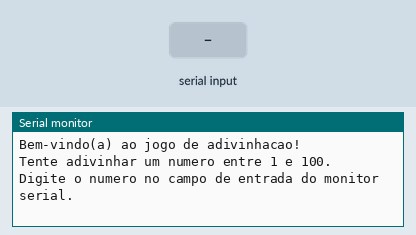
A sketch run on a simulated Arduino Uno, built with avr-gcc and run on an emulated ATmega328P. On the bench: the last lines printed to the serial monitor. The test bench sets the inputs (shaded band). Random numbers use the default seed unless the sketch sets one.

Above: at 1.2 s.
1.3 s: "90,45\n" received over Serial
At 2.5 s:
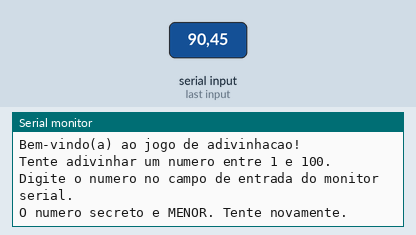
2.8 s: "30,150\n" received over Serial
At 3.8 s:
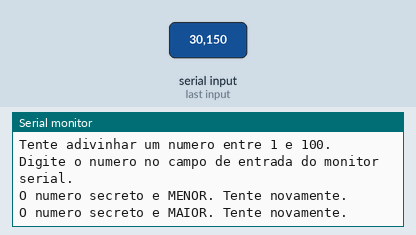

Measured:
- after the input at 1.3 s, the serial monitor: prints a new line at once (image 1)
- after the input at 2.8 s, the serial monitor: prints a new line at once (image 2)

The sketch:

desafio31.ino
```cpp
// Desafio 3: Jogo de Adivinhação

int numeroSecreto;
bool jogoAtivo = true;

void setup() {
	Serial.begin(9600);
  	randomSeed(analogRead(A0));
  	numeroSecreto = random(1, 101); // Número secreto entre 1 e 100

  	Serial.println("Bem-vindo(a) ao jogo de adivinhacao!");
  	Serial.println("Tente adivinhar um numero entre 1 e 100.");
  	Serial.println("Digite o numero no campo de entrada do monitor serial.");
}

void loop() {
  if (Serial.available() > 0) {
  	String entrada = Serial.readStringUntil('\n');
    int palpite = entrada.toInt();

    if (palpite == 0 && entrada != "0") {
    Serial.println("Entrada invalida. Digite um numero.");
    } else {
      if (palpite == numeroSecreto) {
      	Serial.println("Parabens! Voce acertou!");
        Serial.println("Reiniciando o jogo...");
        numeroSecreto = random(1, 101);
      } else if (palpite < numeroSecreto) {
      	Serial.println("O numero secreto e MAIOR. Tente novamente.");
      } else {
      	Serial.println("O numero secreto e MENOR. Tente novamente.");
      }
    }
  }
}
```
